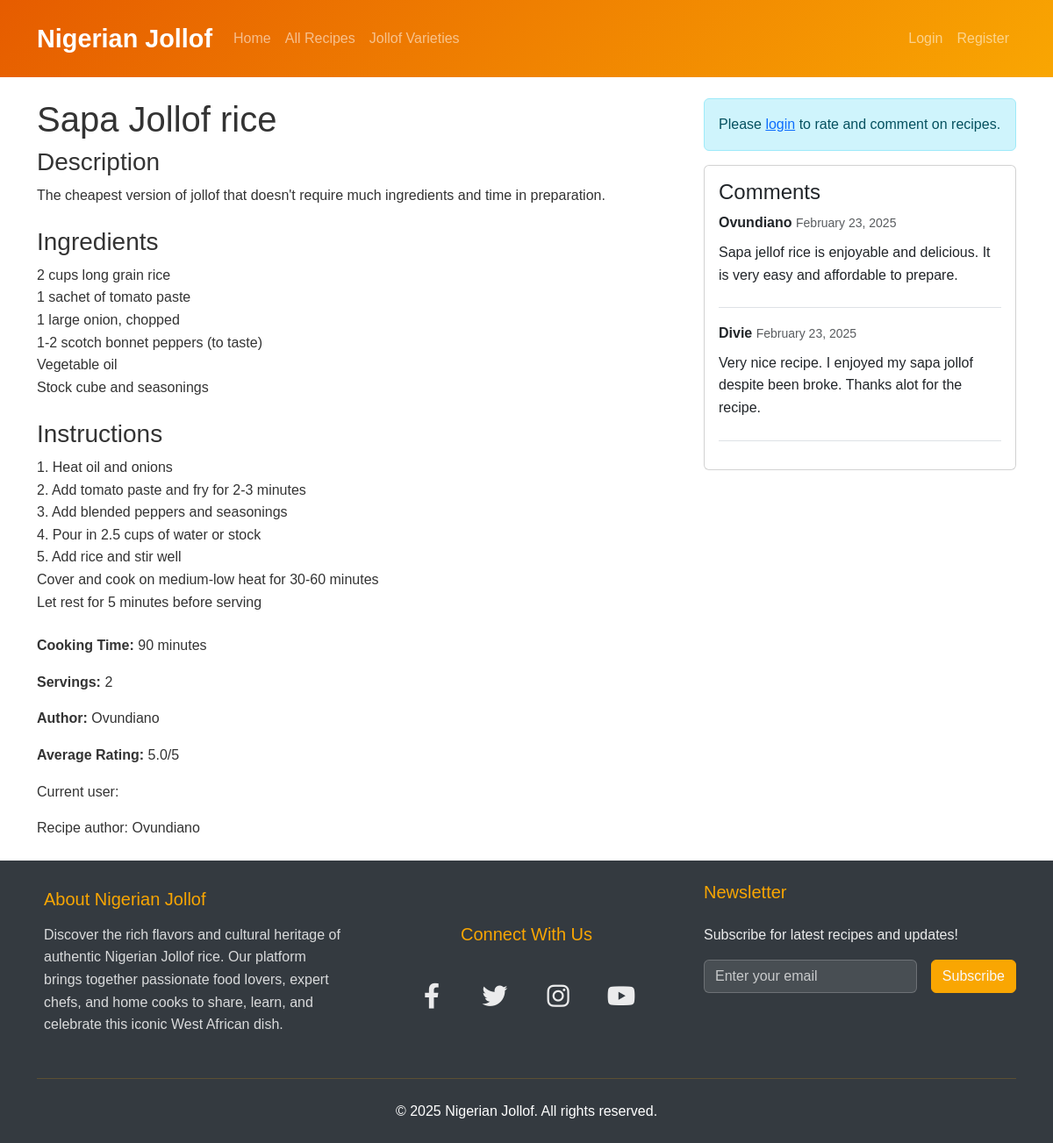
Page /recipe/1/ on the committed database.
### recipes/models.py (models this page shows, shortened)
class Recipe(models.Model):
    title = models.CharField(max_length=200)
    description = models.TextField()
    ingredients = models.TextField()
    instructions = models.TextField()
    cooking_time = models.IntegerField(help_text="Cooking time in minutes")
    servings = models.IntegerField()
    image = models.ImageField(upload_to='recipes/', blank=True, null=True)
    created_at = models.DateTimeField(auto_now_add=True)
    updated_at = models.DateTimeField(auto_now=True)
    category = models.ForeignKey(Category, on_delete=models.SET_NULL, null=True)
    author = models.ForeignKey(User, on_delete=models.CASCADE)
    def average_rating(self):
        ratings = self.ratings.all()
        if ratings:
            return sum([rating.value for rating in ratings]) / len(ratings)
        return 0

class Rating(models.Model):
    recipe = models.ForeignKey('Recipe', on_delete=models.CASCADE, related_name='ratings')
    user = models.ForeignKey(User, on_delete=models.CASCADE)
    value = models.IntegerField(choices=[(i, i) for i in range(1, 6)])  # 1-5 rating
    created_at = models.DateTimeField(auto_now_add=True)
    class Meta:
        unique_together = ('recipe', 'user')  # One rating per user per recipe

class Comment(models.Model):
    recipe = models.ForeignKey(Recipe, on_delete=models.CASCADE)
    user = models.ForeignKey(User, on_delete=models.CASCADE)
    content = models.TextField()
    created_at = models.DateTimeField(auto_now_add=True)

### recipes/views.py (the view, shortened to what this page needs)
# urls.py: path('recipe/<int:pk>/', views.RecipeDetailView.as_view(), name='recipe_detail'),
class RecipeDetailView(DetailView):
    model = Recipe
    template_name = 'recipes/recipe_detail.html'
    def get_context_data(self, **kwargs):
        context = super().get_context_data(**kwargs)
        context['comment_form'] = CommentForm()
        context['rating_form'] = RatingForm()
        context['comments'] = self.object.comment_set.all().order_by('-created_at')
        return context

### recipes/forms.py
class CommentForm(forms.ModelForm):
    class Meta:
        model = Comment
        fields = ['content']
        widgets = {
            'content': forms.Textarea(attrs={'rows': 3})
        }

class RatingForm(forms.ModelForm):
    value = forms.ChoiceField(
        choices=[(i, f"{'★' * i}{'☆' * (5-i)}") for i in range(1, 6)],
        widget=forms.RadioSelect(attrs={'class': 'rating-input'}),
        label='Rate this recipe'
    )
    class Meta:
        model = Rating
        fields = ['value']

### recipes/templates/recipes/recipe_detail.html (shortened to what this page needs)
{% extends 'recipes/base.html' %}
{% block content %}
<div class="row">
    <div class="col-md-8">
        <h1>{{ recipe.title }}</h1>
        <div class="mb-4">
            <h3>Description</h3>
            <p>{{ recipe.description }}</p>
        </div>
        <div class="mb-4">
            <h3>Ingredients</h3>
            {{ recipe.ingredients|linebreaks }}
        </div>
        <div class="mb-4">
            <h3>Instructions</h3>
            {{ recipe.instructions|linebreaks }}
        </div>
        <div class="mb-4">
            <p><strong>Cooking Time:</strong> {{ recipe.cooking_time }} minutes</p>
            <p><strong>Servings:</strong> {{ recipe.servings }}</p>
            <p><strong>Author:</strong> {{ recipe.author.username }}</p>
            <p><strong>Average Rating:</strong> {{ recipe.average_rating|floatformat:1 }}/5</p>
            <p>Current user: {{ user.username }}</p>
            <p>Recipe author: {{ recipe.author.username }}</p>
        </div>
    </div>
    <div class="col-md-4">
        {% if user.is_authenticated %}
            <div class="card mb-4">
                <div class="card-body">
                    <h4>Rate this Recipe</h4>
                    <form method="post">
                        {% csrf_token %}
                        <input type="hidden" name="form_type" value="rating_form">
                        <input type="hidden" id="user-rating-value" value="{{ user_rating|default:0 }}">
                        <div class="rating-container">
                            <div class="rating-input">
                                <div class="rating-option">
                                    <input type="radio" name="value" value="1" id="id_value_1" required>
                                    <label for="id_value_1">★</label>
                                    <span class="rating-text">Poor</span>
                                </div>
                                <div class="rating-option">
                                    <input type="radio" name="value" value="2" id="id_value_2">
                                    <label for="id_value_2">★</label>
                                    <span class="rating-text">Fair</span>
                                </div>
                                <div class="rating-option">
                                    <input type="radio" name="value" value="3" id="id_value_3">
                                    <label for="id_value_3">★</label>
                                    <span class="rating-text">Good</span>
                                </div>
                                <div class="rating-option">
                                    <input type="radio" name="value" value="4" id="id_value_4">
                                    <label for="id_value_4">★</label>
                                    <span class="rating-text">Very Good</span>
                                </div>
                                <div class="rating-option">
                                    <input type="radio" name="value" value="5" id="id_value_5">
                                    <label for="id_value_5">★</label>
                                    <span class="rating-text">Excellent</span>
                                </div>
                            </div>
                        </div>
                        <button type="submit" class="btn btn-primary mt-2">Submit Rating</button>
                    </form>
                </div>
            </div>
            <div class="card mb-4">
                <div class="card-body">
                    <h4>Add a Comment</h4>
                    <form method="post">
                        {% csrf_token %}
                        <div class="form-group">
                            {{ comment_form.content }}
                        </div>
                        <button type="submit" class="btn btn-primary mt-2">Submit Comment</button>
                    </form>
                </div>
            </div>
        {% else %}
            <div class="alert alert-info">
                Please <a href="{% url 'login' %}">login</a> to rate and comment on recipes.
            </div>
        {% endif %}
        <div class="card">
            <div class="card-body">
                <h4>Comments</h4>
                {% for comment in comments %}
                    <div class="mb-3 border-bottom pb-2">
                        <strong>{{ comment.user.username }}</strong>
                        <small class="text-muted">{{ comment.created_at|date:"F d, Y" }}</small>
                        <p class="mt-2">{{ comment.content }}</p>
                    </div>
                {% empty %}
                    <p class="text-muted">No comments yet.</p>
                {% endfor %}
            </div>
        </div>
    </div>
</div>
{% endblock %}

### recipes/templates/recipes/base.html (shortened to what this page needs)
{% load static %}
<!DOCTYPE html>
<html lang="en">
<head>
    <link rel="stylesheet" href="https://cdnjs.cloudflare.com/ajax/libs/font-awesome/6.0.0/css/all.min.css">
    <link href="https://cdn.jsdelivr.net/npm/bootstrap@5.3.2/dist/css/bootstrap.min.css" rel="stylesheet">
    <link rel="stylesheet" href="{% static 'recipes/css/style.css' %}">
</head>
<body>
    <nav class="navbar navbar-expand-lg navbar-dark bg-dark">
        <div class="container">
            <a class="navbar-brand" href="{% url 'recipes:home' %}">Nigerian Jollof</a>
            <div class="collapse navbar-collapse" id="navbarNav">
                <ul class="navbar-nav me-auto">
                    <li class="nav-item">
                        <a class="nav-link" href="{% url 'recipes:home' %}">Home</a>
                    </li>
                    <li class="nav-item">
                        <a class="nav-link" href="{% url 'recipes:recipe_list' %}">All Recipes</a>
                    </li>
                    <li class="nav-item">
                        <a class="nav-link" href="{% url 'recipes:jollof_varieties' %}">Jollof Varieties</a>
                    </li>
                </ul>
                <ul class="navbar-nav">
                    {% if user.is_authenticated %}
                        <li class="nav-item">
                            <a class="nav-link" href="{% url 'recipes:recipe_create' %}">Add Recipe</a>
                        </li>
                        <li class="nav-item">
                            <a class="nav-link" href="{% url 'logout' %}">Logout</a>
                        </li>
                    {% else %}
                        <li class="nav-item">
                            <a class="nav-link" href="{% url 'login' %}">Login</a>
                        </li>
                        <li class="nav-item">
                            <a class="nav-link" href="{% url 'recipes:register' %}">Register</a>
                        </li>
                    {% endif %}
                </ul>
            </div>
        </div>
    </nav>
    <div class="container mt-4">
        {% block content %}
        {% endblock %}
    </div>
    <footer class="py-4">
        <div class="container">
            <div class="row">
                <div class="col-md-4 mb-3 mb-md-0">
                    <a href="{% url 'recipes:about' %}" class="text-decoration-none text-white">
                        <div class="about-section">
                            <h5>About Nigerian Jollof</h5>
                            <p class="text-muted">Discover the rich flavors and cultural heritage of authentic Nigerian Jollof rice. Our platform brings together passionate food lovers, expert chefs, and home cooks to share, learn, and celebrate this iconic West African dish.</p>
                        </div>
                    </a>
                </div>
                <div class="col-md-4 mb-3 mb-md-0">
                    <div class="footer-middle-column">
                        <h5>Connect With Us</h5>
                        <div class="social-links">
                            <a href="https://facebook.com" target="_blank" rel="noopener noreferrer" class="text-white facebook">
                                <i class="fab fa-facebook-f"></i>
                            </a>
                            <a href="https://twitter.com" target="_blank" rel="noopener noreferrer" class="text-white twitter">
                                <i class="fab fa-twitter"></i>
                            </a>
                            <a href="https://instagram.com" target="_blank" rel="noopener noreferrer" class="text-white instagram">
                                <i class="fab fa-instagram"></i>
                            </a>
                            <a href="https://youtube.com" target="_blank" rel="noopener noreferrer" class="text-white youtube">
                                <i class="fab fa-youtube"></i>
                            </a>
                        </div>
                    </div>
                </div>
                <div class="col-md-4">
                    <h5>Newsletter</h5>
                    <p class="text-muted">Subscribe for latest recipes and updates!</p>
                    <form class="newsletter-form d-flex">
                        <input type="email" class="form-control me-2" placeholder="Enter your email">
                        <button class="btn btn-outline-light" type="submit">Subscribe</button>
                    </form>
                </div>
            </div>
            <hr class="footer-divider my-4">
            <div class="text-center">
                <p class="mb-0">&copy; 2025 Nigerian Jollof. All rights reserved.</p>
            </div>
        </div>
    </footer>
</body>
</html

### static/recipes/css/style.css (style rules this page uses)
:root { --primary-color: #e65c00; --secondary-color: #f9a602; --accent-color: #2c3e50; --text-color: #333; --light-bg: #f8f9fa; --facebook-color: #2d4373; --twitter-color: #1a6b9e; --instagram-color: #c13584; --youtube-color: #cc0000; }
body { font-family: 'Poppins', sans-serif; color: var(--text-color); line-height: 1.6; }
.navbar { background: linear-gradient(135deg, var(--primary-color), var(--secondary-color)) !important; padding: 1rem 0; }
.navbar-brand { font-size: 1.8rem; font-weight: 700; }
.social-links { display: flex; justify-content: center; align-items: center; gap: 2rem; margin-top: 1rem; }
.social-links a { font-size: 1.8rem; transition: all 0.3s ease; position: relative; width: 40px; height: 40px; display: flex; align-items: center; justify-content: center; text-decoration: none; color: rgba(255, 255, 255, 0.9) !important; }
.social-links a::after { content: ''; position: absolute; width: 100%; height: 2px; bottom: 0; left: 0; background-color: currentColor; transform: scaleX(0); transition: transform 0.3s ease; }
.about-section { transition: all 0.3s ease; padding: 0.5rem; border-radius: 8px; cursor: pointer; }
.about-section h5 { margin-bottom: 1rem; }
.about-section p { opacity: 0.9; }
footer { background-color: #343a40; color: white; padding: 3rem 0 2rem; }
footer h5 { color: var(--secondary-color); margin-bottom: 1.5rem; }
.footer-divider { border-color: var(--secondary-color); opacity: 0.2; }
.footer-middle-column { display: flex; flex-direction: column; justify-content: center; align-items: center; height: 100%; text-align: center; }
.newsletter-form { display: flex; gap: 0.5rem; }
.newsletter-form input { background: rgba(255, 255, 255, 0.1); border: 1px solid rgba(255, 255, 255, 0.2); color: white; }
.newsletter-form input::placeholder { color: rgba(255, 255, 255, 0.7); }
.newsletter-form .btn { background-color: var(--secondary-color); border-color: var(--secondary-color); transition: all 0.3s ease; }
footer .text-muted { color: rgba(255, 255, 255, 0.9) !important; }

### rows in the picture
Recipe: title "Sapa Jollof rice", description "The cheapest version of jollof that doesn't require much ingredients and time in preparation.", ingredients "2 cups long grain rice 1 sachet of tomato paste 1 large onion, chopped 1-2 scotch bonnet peppers (to taste) Vegetable oil Stock cube and seasonings", instructions "1. Heat oil and onions 2. Add tomato paste and fry for 2-3 minutes 3. Add blended peppers and seasonings 4. Pour in 2.5 cups of water or stock 5. Add rice and stir well Cover and cook on medium-low heat for 30-60 minutes Let rest for 5 minutes before serving", cooking_time "90", servings "2", author.username "Ovundiano", average_rating "5.0"
Comment: user.username "Ovundiano", created_at "February 23, 2025", content "Sapa jellof rice is enjoyable and delicious. It is very easy and affordable to prepare."
Comment: user.username "Divie", created_at "February 23, 2025", content "Very nice recipe. I enjoyed my sapa jollof despite been broke. Thanks alot for the recipe."
